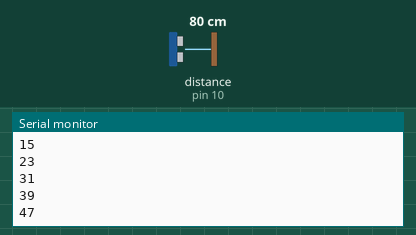
Simulated run of this sketch. Board: Arduino Uno, built with avr-gcc and run on an emulated ATmega328P. On the bench: the last lines printed to the serial monitor. Wiring (inferred from the names in the program): ultrasonic range finder: trigger pin 9; echo pin 10. Inputs (shaded band) come from the test bench; at power-on: distance to the obstacle (sensor on pin 10) 80 cm. The echo pulse lasts 58.3 µs per cm.

Above: at 1.2 s.
1.3 s: distance to the obstacle (sensor on pin 10) set to 2 cm
At 1.4 s:
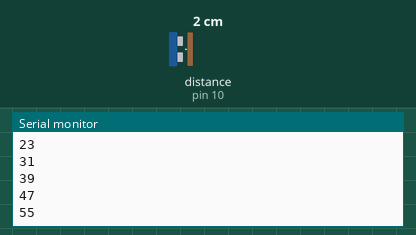
2.8 s: distance to the obstacle (sensor on pin 10) set to 4 cm
At 2.81 s:
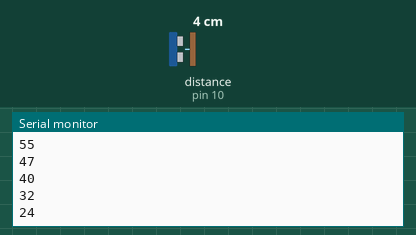
Timing chart, 0 to 5.8 s (numbered marks = the images above; inputs shaded):
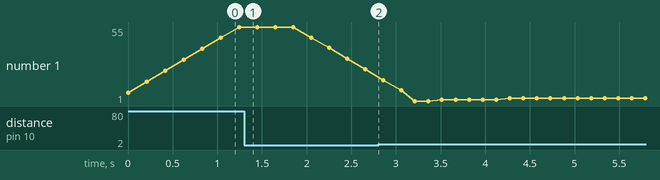

The sketch:

White_cane_uno.ino
```cpp
// defines pins numbers
const int trigPin = 9;
const int echoPin = 10;
const int vibMotor = 5;

// defines variables
long duration;
int distance;

const int numReadings = 10;

int readings[numReadings];      // the readings from the analog input
int readIndex = 0;              // the index of the current reading
int total = 0;                  // the running total
int average = 0;                // the average
//if
int diference;
int diferences;

void setup() {
  pinMode(trigPin, OUTPUT); // Sets the trigPin as an Output
  pinMode(echoPin, INPUT); // Sets the echoPin as an Input
  Serial.begin(9600); // Starts the serial communication
  // initialize all the readings to 0:
  for (int thisReading = 0; thisReading < numReadings; thisReading++) {
    readings[thisReading] = 0;
  }
}
void loop() {
  // Clears the trigPin
  digitalWrite(trigPin, LOW);
  delayMicroseconds(2);

  // Sets the trigPin on HIGH state for 10 micro seconds
  digitalWrite(trigPin, HIGH);
  delayMicroseconds(10);
  digitalWrite(trigPin, LOW);

  // Reads the echoPin, returns the sound wave travel time in microseconds
  duration = pulseIn(echoPin, HIGH);

  // Calculating the distance
  distance = duration * 0.034 / 2;

  // Prints the distance on the Serial Monitor
  /*Serial.print("Distance: ");
    Serial.println(distance);*/

  // subtract the last reading:
  total = total - readings[readIndex];
  // read from the sensor:
  readings[readIndex] = distance;
  // add the reading to the total:
  total = total + readings[readIndex];
  // advance to the next position in the array:
  readIndex = readIndex + 1;

  // if we're at the end of the array...
  if (readIndex >= numReadings) {
    // ...wrap around to the beginning:
    readIndex = 0;
  }

  // calculate the average:
  average = total / numReadings;
  // send it to the computer as ASCII digits
  Serial.println(average);
  delay(1);        // delay in between reads for stability

/*diferença da distancia
 * todo transformar a diferença
 */

  diference = abs(distance-average);
 // diferences = diference-average;
 // if (diferences > 5) {
    if (diference > 10){
    digitalWrite(vibMotor, HIGH);
    delay(100);
   } else {
    digitalWrite(vibMotor, LOW);
    delay(50);
  }


  delay(100);
}
```

Measured:
- plotted number 1: 55 → 24 after the input at 1.3 s, 24 → 3 after the input at 2.8 s
